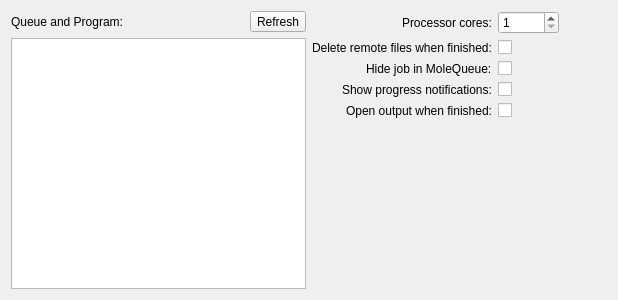
<?xml version="1.0" encoding="UTF-8"?>
<ui version="4.0">
 <class>Avogadro::MoleQueue::MoleQueueWidget</class>
 <widget class="QWidget" name="Avogadro::MoleQueue::MoleQueueWidget">
  <property name="geometry">
   <rect>
    <x>0</x>
    <y>0</y>
    <width>618</width>
    <height>300</height>
   </rect>
  </property>
  <property name="windowTitle">
   <string>Form</string>
  </property>
  <layout class="QHBoxLayout" name="horizontalLayout">
   <item>
    <layout class="QVBoxLayout" name="verticalLayout_3">
     <item>
      <layout class="QHBoxLayout" name="horizontalLayout_2">
       <item>
        <widget class="QLabel" name="label_4">
         <property name="sizePolicy">
          <sizepolicy hsizetype="Maximum" vsizetype="Preferred">
           <horstretch>0</horstretch>
           <verstretch>0</verstretch>
          </sizepolicy>
         </property>
         <property name="text">
          <string>Queue and Program:</string>
         </property>
        </widget>
       </item>
       <item>
        <spacer name="horizontalSpacer_2">
         <property name="orientation">
          <enum>Qt::Horizontal</enum>
         </property>
         <property name="sizeHint" stdset="0">
          <size>
           <width>40</width>
           <height>20</height>
          </size>
         </property>
        </spacer>
       </item>
       <item>
        <widget class="QToolButton" name="refreshProgramsButton">
         <property name="text">
          <string>Refresh</string>
         </property>
        </widget>
       </item>
      </layout>
     </item>
     <item>
      <widget class="QTreeView" name="queueListView">
       <property name="sizePolicy">
        <sizepolicy hsizetype="Expanding" vsizetype="Expanding">
         <horstretch>0</horstretch>
         <verstretch>0</verstretch>
        </sizepolicy>
       </property>
      </widget>
     </item>
    </layout>
   </item>
   <item>
    <layout class="QFormLayout" name="formLayout_2">
     <property name="fieldGrowthPolicy">
      <enum>QFormLayout::AllNonFixedFieldsGrow</enum>
     </property>
     <property name="labelAlignment">
      <set>Qt::AlignRight|Qt::AlignTrailing|Qt::AlignVCenter</set>
     </property>
     <item row="0" column="0">
      <widget class="QLabel" name="label_7">
       <property name="sizePolicy">
        <sizepolicy hsizetype="Maximum" vsizetype="Preferred">
         <horstretch>0</horstretch>
         <verstretch>0</verstretch>
        </sizepolicy>
       </property>
       <property name="toolTip">
        <string>&lt;html&gt;&lt;head/&gt;&lt;body&gt;&lt;p&gt;Number of processor cores to reserve for this job.&lt;/p&gt;&lt;/body&gt;&lt;/html&gt;</string>
       </property>
       <property name="text">
        <string>Processor cores:</string>
       </property>
       <property name="buddy">
        <cstring>numberOfCores</cstring>
       </property>
      </widget>
     </item>
     <item row="0" column="1">
      <layout class="QHBoxLayout" name="horizontalLayout_3">
       <item>
        <widget class="QSpinBox" name="numberOfCores">
         <property name="minimum">
          <number>1</number>
         </property>
         <property name="maximum">
          <number>65536</number>
         </property>
        </widget>
       </item>
       <item>
        <spacer name="horizontalSpacer_3">
         <property name="orientation">
          <enum>Qt::Horizontal</enum>
         </property>
         <property name="sizeHint" stdset="0">
          <size>
           <width>40</width>
           <height>20</height>
          </size>
         </property>
        </spacer>
       </item>
      </layout>
     </item>
     <item row="1" column="0">
      <widget class="QLabel" name="label">
       <property name="toolTip">
        <string>&lt;html&gt;&lt;head/&gt;&lt;body&gt;&lt;p&gt;Delete remote working files upon job completion. Results will still be copied to the local MoleQueue job cache first.&lt;/p&gt;&lt;/body&gt;&lt;/html&gt;</string>
       </property>
       <property name="text">
        <string>Delete remote files when finished:</string>
       </property>
       <property name="buddy">
        <cstring>cleanRemoteFiles</cstring>
       </property>
      </widget>
     </item>
     <item row="1" column="1">
      <widget class="QCheckBox" name="cleanRemoteFiles">
       <property name="text">
        <string/>
       </property>
      </widget>
     </item>
     <item row="2" column="0">
      <widget class="QLabel" name="label_2">
       <property name="toolTip">
        <string>&lt;html&gt;&lt;head/&gt;&lt;body&gt;&lt;p&gt;Check to prevent this job from showing up in the MoleQueue GUI by default.&lt;/p&gt;&lt;/body&gt;&lt;/html&gt;</string>
       </property>
       <property name="text">
        <string>Hide job in MoleQueue:</string>
       </property>
       <property name="buddy">
        <cstring>hideFromGui</cstring>
       </property>
      </widget>
     </item>
     <item row="3" column="0">
      <widget class="QLabel" name="label_3">
       <property name="toolTip">
        <string>&lt;html&gt;&lt;head/&gt;&lt;body&gt;&lt;p&gt;Show a system popup notification when the job's status changes.&lt;/p&gt;&lt;/body&gt;&lt;/html&gt;</string>
       </property>
       <property name="text">
        <string>Show progress notifications:</string>
       </property>
       <property name="buddy">
        <cstring>popupOnStateChange</cstring>
       </property>
      </widget>
     </item>
     <item row="2" column="1">
      <widget class="QCheckBox" name="hideFromGui">
       <property name="text">
        <string/>
       </property>
      </widget>
     </item>
     <item row="3" column="1">
      <widget class="QCheckBox" name="popupOnStateChange">
       <property name="text">
        <string/>
       </property>
      </widget>
     </item>
     <item row="4" column="1">
      <widget class="QCheckBox" name="openOutput">
       <property name="text">
        <string/>
       </property>
      </widget>
     </item>
     <item row="4" column="0">
      <widget class="QLabel" name="label_5">
       <property name="text">
        <string>Open output when finished:</string>
       </property>
       <property name="buddy">
        <cstring>openOutput</cstring>
       </property>
      </widget>
     </item>
    </layout>
   </item>
  </layout>
 </widget>
 <tabstops>
  <tabstop>refreshProgramsButton</tabstop>
  <tabstop>queueListView</tabstop>
  <tabstop>numberOfCores</tabstop>
  <tabstop>cleanRemoteFiles</tabstop>
  <tabstop>hideFromGui</tabstop>
  <tabstop>popupOnStateChange</tabstop>
  <tabstop>openOutput</tabstop>
 </tabstops>
 <resources/>
 <connections/>
</ui>
